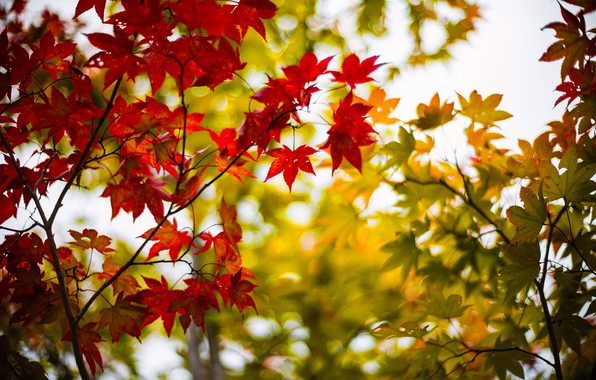
#> input picture test.jpg, 596 x 380 px, given in place of the camera
$ python Edge_detect.py   (older library calls are emulated)
#> lines starting #> are read from the running program, lines starting #| are printed output that depends on the picture
import cv2
import numpy as np

cap = cv2.VideoCapture(0)

while True:
    _, frame=cap.read()
#> frame is the input picture: shape (380, 596, 3); mean B, G, R 58.6, 110.8, 154.8
    laplacian=cv2.Laplacian(frame, cv2.CV_64F)
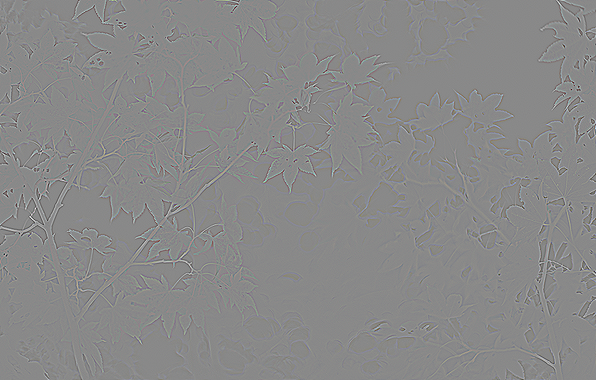
#> laplacian: shape (380, 596, 3) float64; mean B, G, R 0, 0, 0; drawn with min black and max white
    sobelx=cv2.Sobel(frame,cv2.CV_64F, 1, 0,ksize=5)
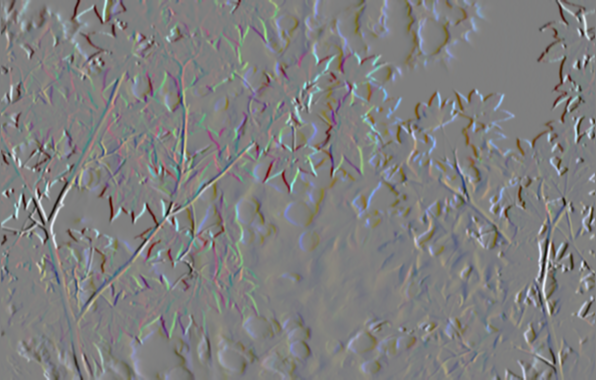
#> sobelx: shape (380, 596, 3) float64; mean B, G, R 1.4, 5.2, -0.4; drawn with min black and max white
    sobely=cv2.Sobel(frame,cv2.CV_64F, 0, 1,ksize=5)
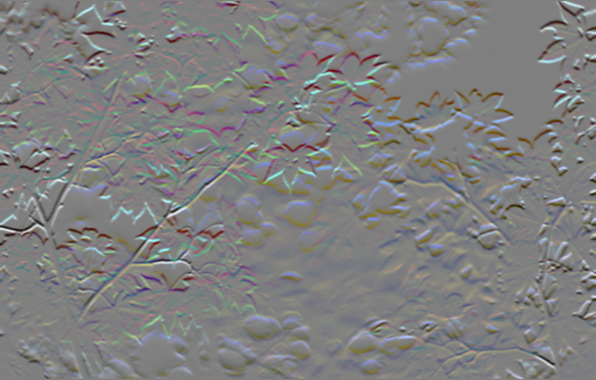
#> sobely: shape (380, 596, 3) float64; mean B, G, R -18.7, -14.3, -23.6; drawn with min black and max white
    edges=cv2.Canny(frame,80,80)
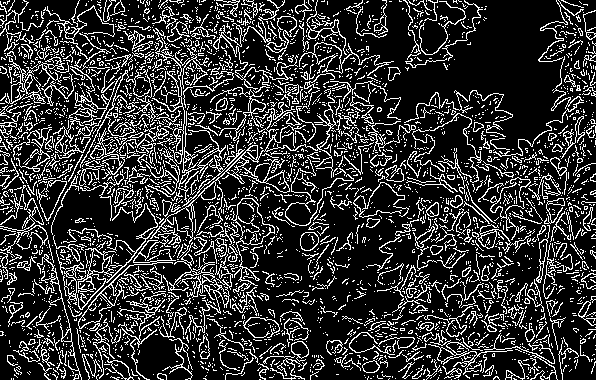
#> edges: shape (380, 596); 20.2% white in thin lines or dots


    cv2.imshow('frame',frame)
    cv2.imshow('laplacian',laplacian)
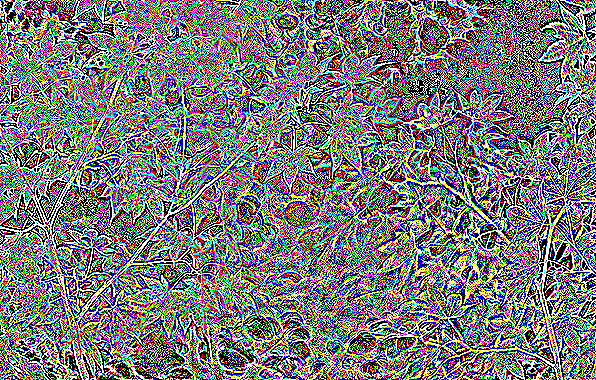
#> window 'laplacian': shape (380, 596, 3); mean B, G, R 122.5, 121.6, 122.3
    cv2.imshow('sobelx',sobelx)
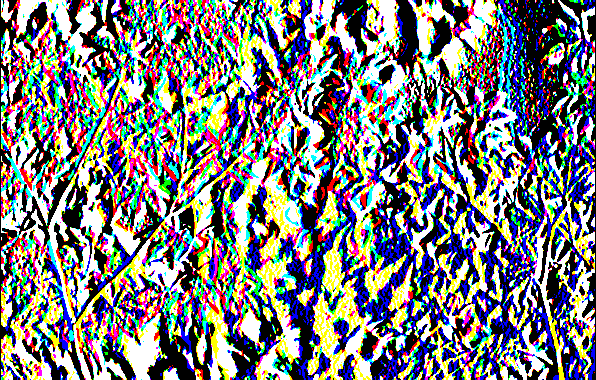
#> window 'sobelx': shape (380, 596, 3); mean B, G, R 125.7, 124.4, 124.2
    cv2.imshow('sobely',sobely)
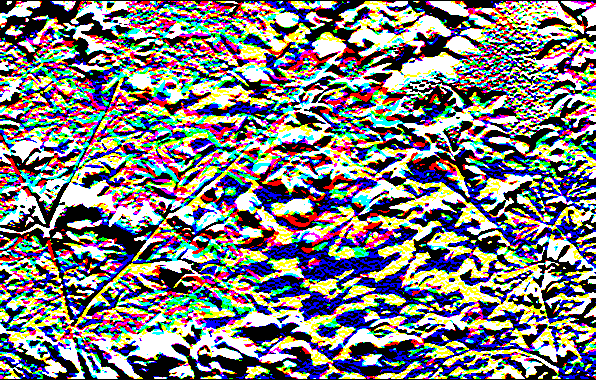
#> window 'sobely': shape (380, 596, 3); mean B, G, R 125.9, 125, 126.1
    cv2.imshow('edges',edges)


    if (cv2.waitKey(5) & 0xff)==27:
#> (key Esc is pressed here)
        break


cv2.destroyAllWindows()
cap.release()

$ run again, on nature.jpg
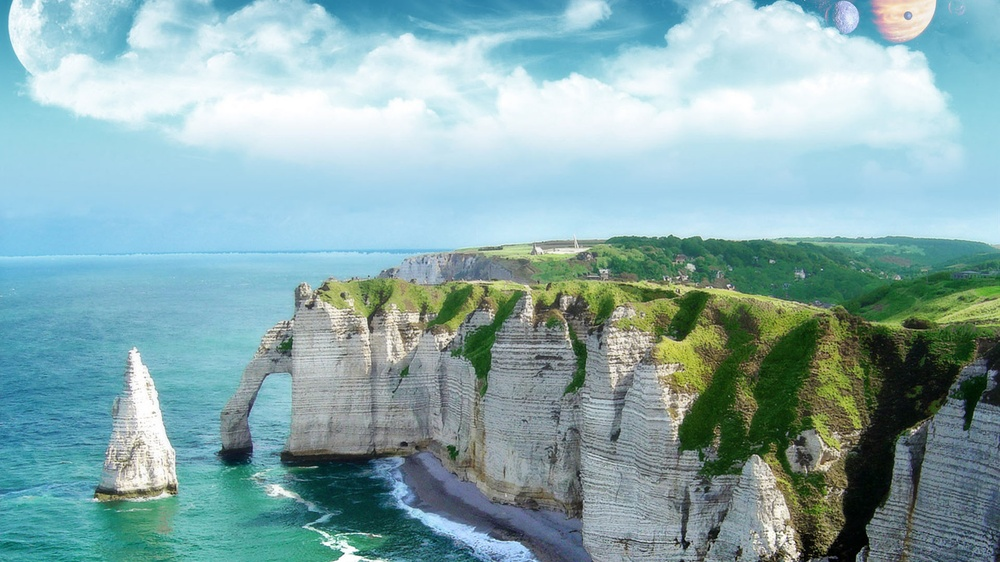
#> input picture nature.jpg, 1000 x 562 px, shrunk from 1920 x 1080 before the run, given in place of the camera
#> frame is the input picture: shape (562, 1000, 3); mean B, G, R 173.5, 171, 136.7
#> `edges=cv2.Canny(frame,80,80)`:
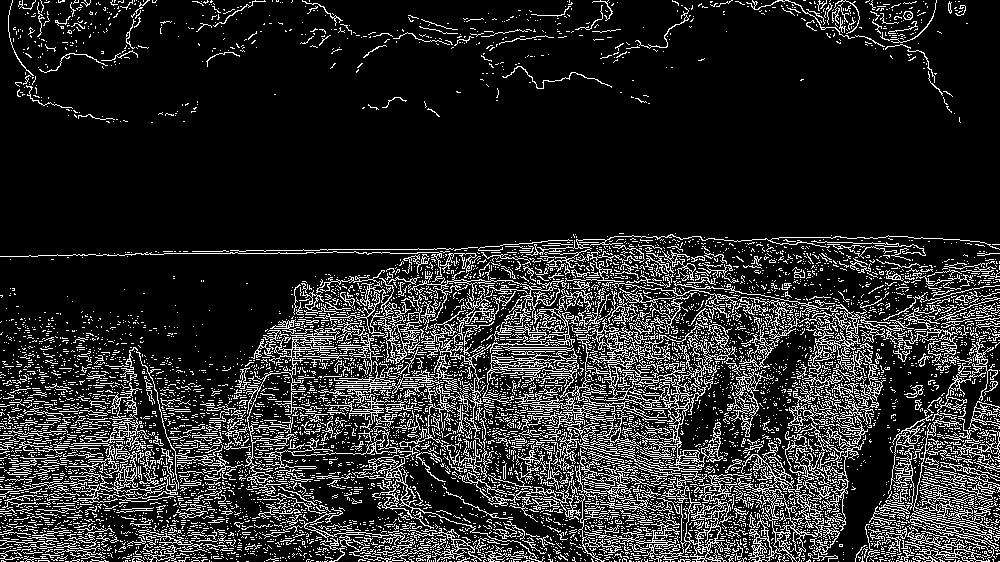
#> edges: shape (562, 1000); 15.9% white in thin lines or dots
#> `cv2.imshow('sobely',sobely)`:
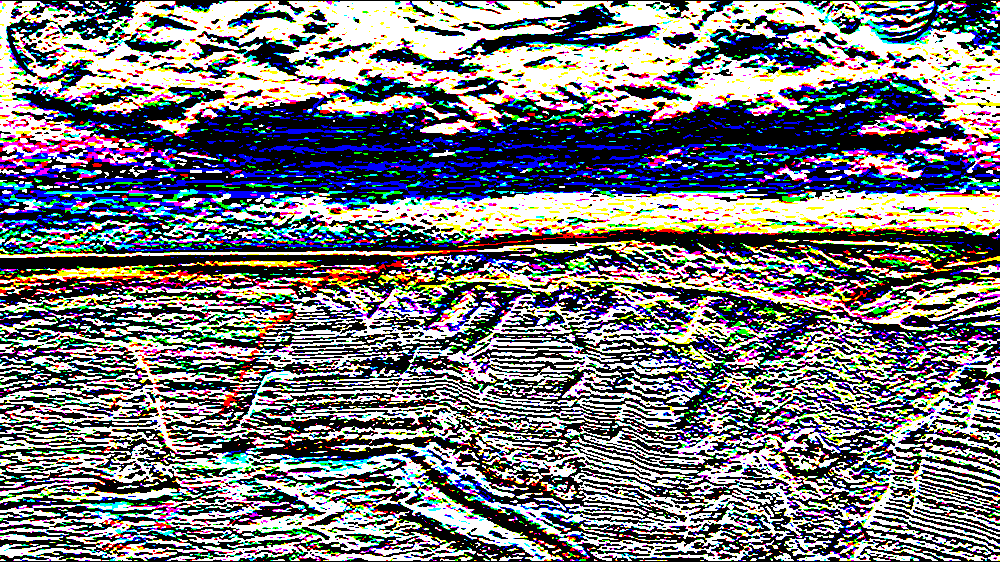
#> window 'sobely': shape (562, 1000, 3); mean B, G, R 124, 119.6, 119.1
